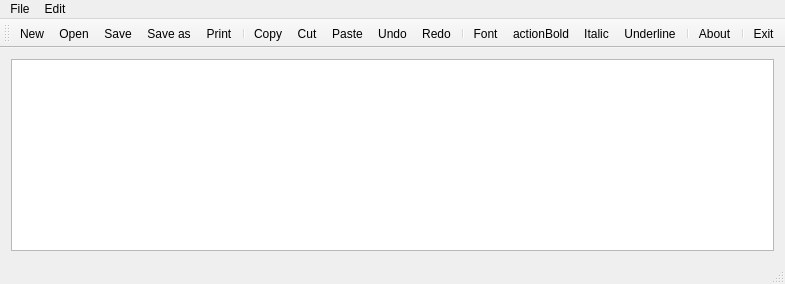
<?xml version="1.0" encoding="UTF-8"?>
<ui version="4.0">
 <class>MyNotepad</class>
 <widget class="QMainWindow" name="MyNotepad">
  <property name="cursor">
   <cursorShape>PointingHandCursor</cursorShape>
  </property>
  <property name="windowTitle">
   <string>Notepad By CppBuzz.com</string>
  </property>
  <widget class="QWidget" name="centralWidget">
   <layout class="QVBoxLayout" name="verticalLayout">
    <item>
     <widget class="QTextEdit" name="textEdit"/>
    </item>
   </layout>
  </widget>
  <widget class="QMenuBar" name="menuBar">
   <property name="geometry">
    <rect>
     <x>0</x>
     <y>0</y>
     <width>532</width>
     <height>21</height>
    </rect>
   </property>
   <widget class="QMenu" name="menuFile">
    <property name="title">
     <string>File</string>
    </property>
    <addaction name="actionNew"/>
    <addaction name="actionOpen"/>
    <addaction name="actionSave"/>
    <addaction name="actionSave_as"/>
    <addaction name="actionPrint"/>
    <addaction name="separator"/>
    <addaction name="actionExit"/>
   </widget>
   <widget class="QMenu" name="menuEdit">
    <property name="title">
     <string>Edit</string>
    </property>
    <addaction name="actionCopy"/>
    <addaction name="actionCut"/>
    <addaction name="actionPaste"/>
    <addaction name="separator"/>
    <addaction name="actionUndo"/>
    <addaction name="actionRedo"/>
    <addaction name="actionFont"/>
   </widget>
   <addaction name="menuFile"/>
   <addaction name="menuEdit"/>
  </widget>
  <widget class="QToolBar" name="mainToolBar">
   <attribute name="toolBarArea">
    <enum>TopToolBarArea</enum>
   </attribute>
   <attribute name="toolBarBreak">
    <bool>false</bool>
   </attribute>
   <addaction name="actionNew"/>
   <addaction name="actionOpen"/>
   <addaction name="actionSave"/>
   <addaction name="actionSave_as"/>
   <addaction name="actionPrint"/>
   <addaction name="separator"/>
   <addaction name="actionCopy"/>
   <addaction name="actionCut"/>
   <addaction name="actionPaste"/>
   <addaction name="actionUndo"/>
   <addaction name="actionRedo"/>
   <addaction name="separator"/>
   <addaction name="actionFont"/>
   <addaction name="actionBold"/>
   <addaction name="actionItalic"/>
   <addaction name="actionUnderline"/>
   <addaction name="separator"/>
   <addaction name="actionAbout"/>
   <addaction name="separator"/>
   <addaction name="actionExit"/>
  </widget>
  <widget class="QStatusBar" name="statusBar"/>
  <action name="actionNew">
   <property name="icon">
    <iconset resource="mynotepad.qrc">
     <normaloff>:/images/new.png</normaloff>:/images/new.png</iconset>
   </property>
   <property name="text">
    <string>New</string>
   </property>
   <property name="toolTip">
    <string>New text document</string>
   </property>
   <property name="shortcut">
    <string>Ctrl+N</string>
   </property>
  </action>
  <action name="actionOpen">
   <property name="icon">
    <iconset resource="mynotepad.qrc">
     <normaloff>:/images/open.png</normaloff>:/images/open.png</iconset>
   </property>
   <property name="text">
    <string>Open</string>
   </property>
   <property name="toolTip">
    <string>Open file</string>
   </property>
   <property name="shortcut">
    <string>Ctrl+O</string>
   </property>
  </action>
  <action name="actionSave">
   <property name="icon">
    <iconset resource="mynotepad.qrc">
     <normaloff>:/images/save.png</normaloff>:/images/save.png</iconset>
   </property>
   <property name="text">
    <string>Save</string>
   </property>
   <property name="toolTip">
    <string>Save file</string>
   </property>
   <property name="shortcut">
    <string>Ctrl+S</string>
   </property>
  </action>
  <action name="actionSave_as">
   <property name="icon">
    <iconset resource="mynotepad.qrc">
     <normaloff>:/images/save_as.png</normaloff>:/images/save_as.png</iconset>
   </property>
   <property name="text">
    <string>Save as</string>
   </property>
   <property name="toolTip">
    <string>Save file as</string>
   </property>
   <property name="shortcut">
    <string>Alt+S</string>
   </property>
  </action>
  <action name="actionPrint">
   <property name="icon">
    <iconset resource="mynotepad.qrc">
     <normaloff>:/images/print.png</normaloff>:/images/print.png</iconset>
   </property>
   <property name="text">
    <string>Print</string>
   </property>
   <property name="toolTip">
    <string>Print file</string>
   </property>
   <property name="shortcut">
    <string>Ctrl+P</string>
   </property>
  </action>
  <action name="actionExit">
   <property name="icon">
    <iconset theme="exit.png" resource="mynotepad.qrc">
     <normaloff>:/images/exit.png</normaloff>:/images/exit.png</iconset>
   </property>
   <property name="text">
    <string>Exit</string>
   </property>
   <property name="toolTip">
    <string>Exit notepad</string>
   </property>
  </action>
  <action name="actionCopy">
   <property name="icon">
    <iconset resource="mynotepad.qrc">
     <normaloff>:/images/copy.png</normaloff>:/images/copy.png</iconset>
   </property>
   <property name="text">
    <string>Copy</string>
   </property>
   <property name="shortcut">
    <string>Ctrl+C</string>
   </property>
  </action>
  <action name="actionCut">
   <property name="icon">
    <iconset resource="mynotepad.qrc">
     <normaloff>:/images/cut.png</normaloff>:/images/cut.png</iconset>
   </property>
   <property name="text">
    <string>Cut</string>
   </property>
   <property name="shortcut">
    <string>Ctrl+X</string>
   </property>
  </action>
  <action name="actionPaste">
   <property name="icon">
    <iconset resource="mynotepad.qrc">
     <normaloff>:/images/paste.png</normaloff>:/images/paste.png</iconset>
   </property>
   <property name="text">
    <string>Paste</string>
   </property>
   <property name="shortcut">
    <string>Ctrl+V</string>
   </property>
  </action>
  <action name="actionUndo">
   <property name="icon">
    <iconset resource="mynotepad.qrc">
     <normaloff>:/images/edit_undo.png</normaloff>:/images/edit_undo.png</iconset>
   </property>
   <property name="text">
    <string>Undo</string>
   </property>
   <property name="shortcut">
    <string>Ctrl+Z</string>
   </property>
  </action>
  <action name="actionRedo">
   <property name="icon">
    <iconset resource="mynotepad.qrc">
     <normaloff>:/images/edit_redo.png</normaloff>:/images/edit_redo.png</iconset>
   </property>
   <property name="text">
    <string>Redo</string>
   </property>
   <property name="shortcut">
    <string>Ctrl+Y</string>
   </property>
  </action>
  <action name="actionFont">
   <property name="icon">
    <iconset resource="mynotepad.qrc">
     <normaloff>:/images/font.png</normaloff>:/images/font.png</iconset>
   </property>
   <property name="text">
    <string>Font</string>
   </property>
   <property name="shortcut">
    <string>Ctrl+F</string>
   </property>
  </action>
  <action name="actionItalic">
   <property name="checkable">
    <bool>true</bool>
   </property>
   <property name="icon">
    <iconset resource="mynotepad.qrc">
     <normaloff>:/images/italic.png</normaloff>:/images/italic.png</iconset>
   </property>
   <property name="text">
    <string>Italic</string>
   </property>
   <property name="toolTip">
    <string>Italic font</string>
   </property>
   <property name="shortcut">
    <string>Ctrl+I</string>
   </property>
  </action>
  <action name="actionBold">
   <property name="checkable">
    <bool>true</bool>
   </property>
   <property name="icon">
    <iconset resource="mynotepad.qrc">
     <normaloff>:/images/bold.png</normaloff>:/images/bold.png</iconset>
   </property>
   <property name="text">
    <string>actionBold</string>
   </property>
   <property name="toolTip">
    <string>Bold</string>
   </property>
   <property name="shortcut">
    <string>Ctrl+B</string>
   </property>
  </action>
  <action name="actionUnderline">
   <property name="checkable">
    <bool>true</bool>
   </property>
   <property name="icon">
    <iconset resource="mynotepad.qrc">
     <normaloff>:/images/underline.png</normaloff>:/images/underline.png</iconset>
   </property>
   <property name="text">
    <string>Underline</string>
   </property>
   <property name="toolTip">
    <string>Underline</string>
   </property>
   <property name="shortcut">
    <string>Ctrl+U</string>
   </property>
  </action>
  <action name="actionAbout">
   <property name="icon">
    <iconset resource="mynotepad.qrc">
     <normaloff>:/images/info.png</normaloff>:/images/info.png</iconset>
   </property>
   <property name="text">
    <string>About</string>
   </property>
   <property name="toolTip">
    <string>About Notepad</string>
   </property>
  </action>
 </widget>
 <layoutdefault spacing="6" margin="11"/>
 <resources>
  <include location="mynotepad.qrc"/>
 </resources>
 <connections/>
</ui>
